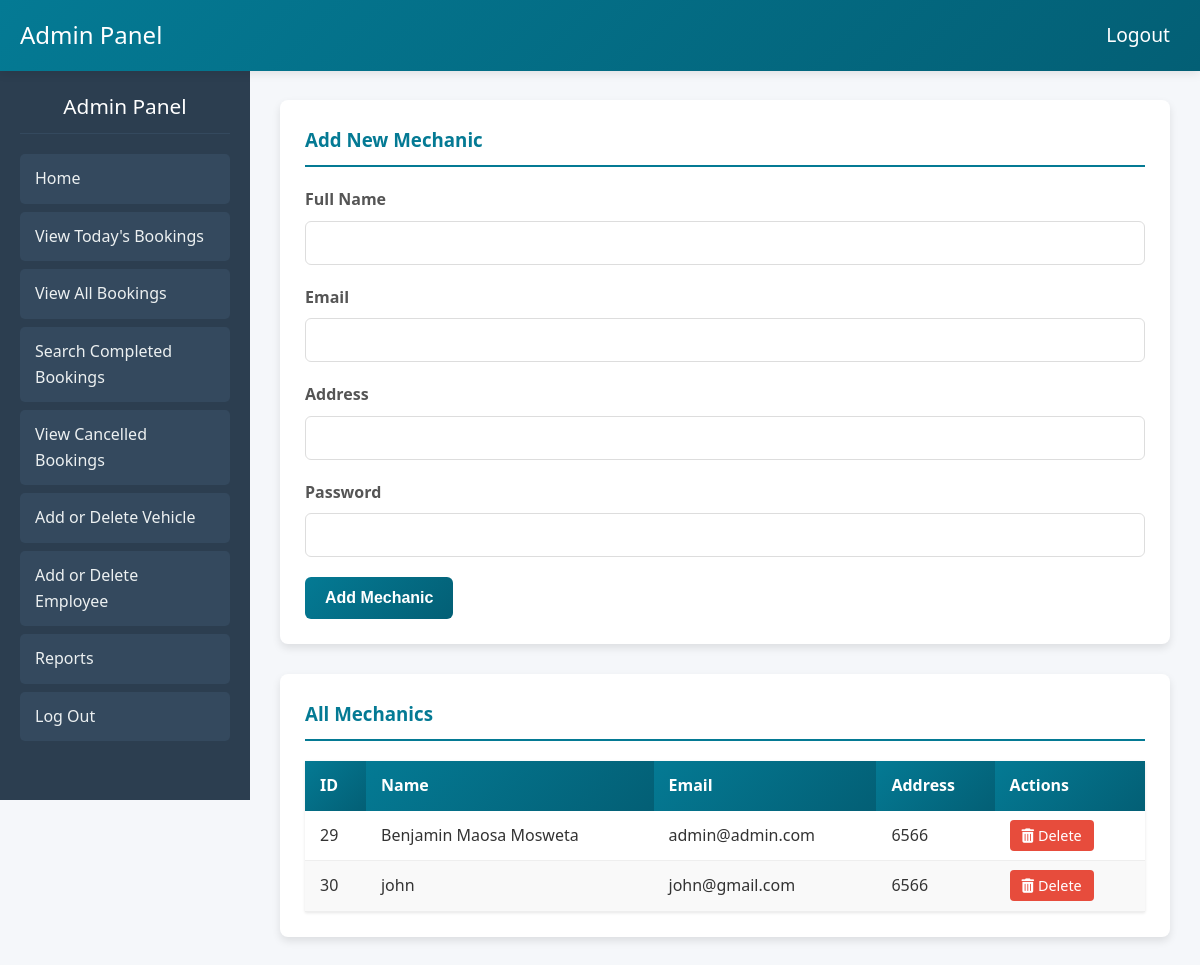
The app's page /a_employee.php with its own data.
### tables this page shows
CREATE TABLE `mechanic` (
  `id` int(20) NOT NULL,
  `name` varchar(30) NOT NULL,
  `email` varchar(30) NOT NULL,
  `address` int(30) NOT NULL,
  `password` varchar(30) NOT NULL
);

### a_employee.php (the view, shortened to what this page needs)
<!DOCTYPE html>
<html lang="en">
<head>
  <link rel="stylesheet" type="text/css" href="https://cdn.datatables.net/v/dt/jq-3.6.0/dt-1.12.1/datatables.min.css"/>
</head>
<body>
  <div class="header">
    Admin Panel
    <a href="logout.php">Logout</a>
  </div>
  <div class="container">
    <div class="sidebar">
      <div class="hdr">Admin Panel</div>
      <a href="admindashboard.php" class="linkb">Home</a>
      <a href="a_bookingstoday.php" class="linkb">View Today's Bookings</a>
      <a href="a_bookings.php" class="linkb">View All Bookings</a>
      <a href="a_searchbookings.php" class="linkb">Search Completed Bookings</a>
      <a href="a_cancellations.php" class="linkb">View Cancelled Bookings</a>
      <a href="a_vehicle.php" class="linkb">Add or Delete Vehicle</a>
      <a href="a_employee.php" class="linkb">Add or Delete Employee</a>
      <a href="REPORTS.php" class="linkb">Reports</a>
      <a href="admn.php">Log Out</a>
    </div>
  <div class="main-content">
<?php
$conn = new mysqli("localhost", "root", "", "carbdb");
?>
<div class="content-section">
  <h3>Add New Mechanic</h3>
  <form method="POST" action="">
    <div class="form-group">
      <label for="name">Full Name</label>
      <input type="text" id="name" name="name" required>
    </div>
    <div class="form-group">
      <label for="email">Email</label>
      <input type="email" id="email" name="email" required>
    </div>
    <div class="form-group">
      <label for="address">Address</label>
      <input type="text" id="address" name="address" required>
    </div>
    <div class="form-group">
      <label for="password">Password</label>
      <input type="password" id="password" name="password" required>
    </div>
    <button type="submit" class="btn" name="add_mechanic">Add Mechanic</button>
  </form>
</div>
<div class="content-section">
  <h3>All Mechanics</h3>
  <table id="mechanics-table" class="display">
    <thead>
      <tr>
        <th>ID</th>
        <th>Name</th>
        <th>Email</th>
        <th>Address</th>
        <th>Actions</th>
      </tr>
    </thead>
    <tbody>
      <?php
        $sql = "SELECT * FROM mechanic";
        $result = $conn->query($sql);
        if ($result->num_rows > 0) {
            while($row = $result->fetch_assoc()) {
                echo "<tr>
                        <td>" . $row["id"] . "</td>
                        <td>" . $row["name"] . "</td>
                        <td>" . $row["email"] . "</td>
                        <td>" . $row["address"] . "</td>
                        <td>
                          <a href='?delete_id=" . $row["id"] . "' class='action-btn delete-btn' onclick=\"return confirm('Are you sure you want to delete this mechanic?');\">
                            <i class='fas fa-trash-alt'></i> Delete
                          </a>
                        </td>
                      </tr>";
            }
        } else {
            echo "<tr><td colspan='5' style='text-align: center;'>No mechanics found</td></tr>";
        }
      ?>
    </tbody>
  </table>
</div>
</div>
</div>
</body>
</html>

### a_employee.php (style rules this page uses)
* { box-sizing: border-box; margin: 0; padding: 0; }
body { font-family: 'Segoe UI', Tahoma, Geneva, Verdana, sans-serif; background-color: #f5f7fa; color: #333; line-height: 1.6; }
.header { background: linear-gradient(135deg, #047a94, #035f75); color: white; padding: 15px 20px; text-align: center; font-size: 1.5em; box-shadow: 0 2px 10px rgba(0, 0, 0, 0.1); position: fixed; width: 100%; top: 0; z-index: 1000; display: flex; justify-content: space-between; align-items: center; }
.header a { color: white; text-decoration: none; font-size: 0.8em; padding: 5px 10px; border-radius: 4px; transition: background-color 0.3s; }
.container { display: flex; min-height: 100vh; padding-top: 70px; }
.sidebar { width: 250px; background: #2c3e50; padding: 20px; position: fixed; height: calc(100vh - 70px); overflow-y: auto; }
.sidebar .hdr { color: white; font-size: 1.3em; margin-bottom: 20px; padding-bottom: 10px; border-bottom: 1px solid #34495e; text-align: center; }
.sidebar a { display: block; color: #ecf0f1; padding: 12px 15px; text-decoration: none; margin-bottom: 8px; border-radius: 5px; transition: all 0.3s ease; background-color: #34495e; }
.main-content { flex: 1; margin-left: 250px; padding: 30px; background-color: #f5f7fa; }
.content-section { background-color: white; border-radius: 8px; box-shadow: 0 4px 8px rgba(0, 0, 0, 0.1); padding: 25px; margin-bottom: 30px; }
.content-section h3 { color: #047a94; margin-bottom: 20px; padding-bottom: 10px; border-bottom: 2px solid #047a94; }
.form-group { margin-bottom: 20px; }
.form-group label { display: block; font-weight: 600; margin-bottom: 8px; color: #555; }
.form-group input { width: 100%; padding: 12px 15px; border: 1px solid #ddd; border-radius: 6px; font-size: 1em; transition: border-color 0.3s; }
.btn { background: linear-gradient(135deg, #047a94, #035f75); color: white; border: none; padding: 12px 20px; border-radius: 6px; cursor: pointer; font-size: 1em; font-weight: 600; transition: all 0.3s; }
table { width: 100%; border-collapse: collapse; margin-top: 20px; box-shadow: 0 1px 3px rgba(0, 0, 0, 0.1); }
th { background: linear-gradient(135deg, #047a94, #035f75); color: white; padding: 12px 15px; text-align: left; }
td { padding: 12px 15px; border-bottom: 1px solid #eee; }
tr:nth-child(even) { background-color: #f9f9f9; }
.action-btn { padding: 6px 12px; border-radius: 4px; text-decoration: none; font-size: 0.9em; margin-right: 5px; transition: all 0.3s; }
.delete-btn { background-color: #e74c3c; color: white; }

### records on screen
mechanic: id "29", name "Benjamin Maosa Mosweta", email "admin@admin.com", address "6566"
mechanic: id "30", name "john", email "john@gmail.com", address "6566"
